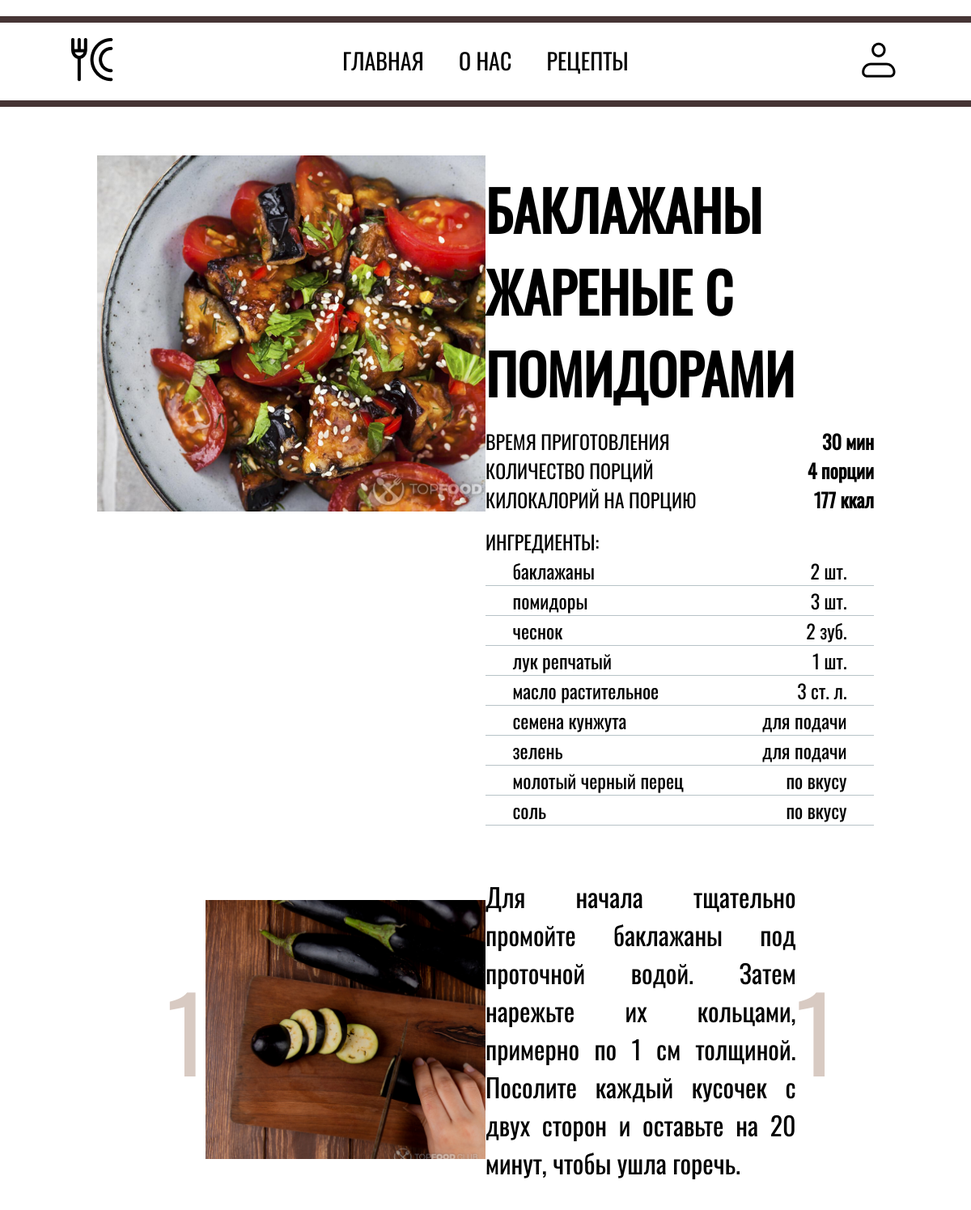
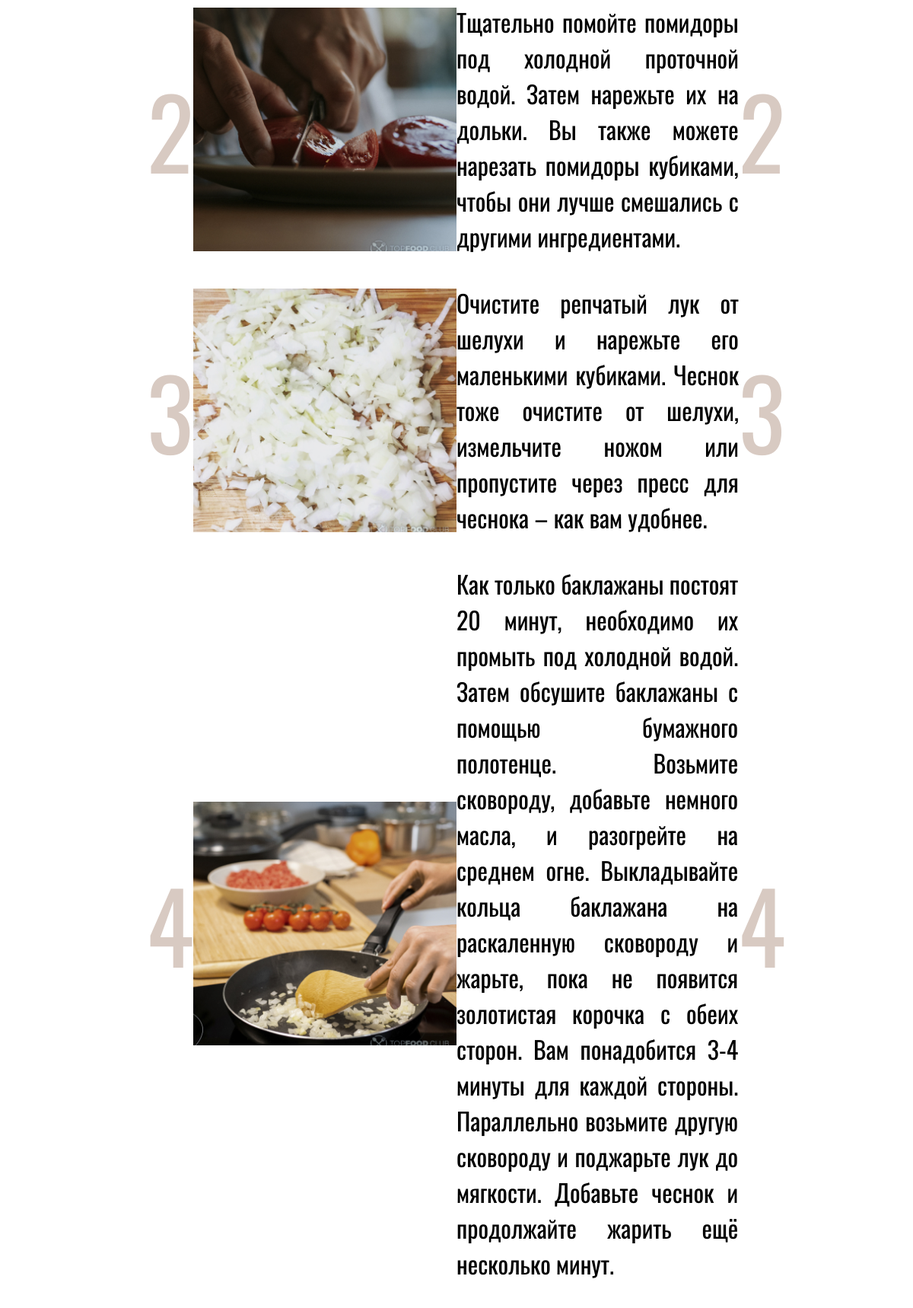
Page /recipe.php?id=3 (upper part) on the committed database (2 pictures, top to bottom).
### tables this page shows
CREATE TABLE `recipes` (
  `id_recipe` int(11) NOT NULL,
  `name_recipe` varchar(200) NOT NULL,
  `img_recipe` varchar(300) NOT NULL,
  `cooking_time` varchar(50) NOT NULL,
  `cooking_time_minutes` int(11) NOT NULL,
  `servings` int(11) NOT NULL,
  `calories` int(11) NOT NULL
);

CREATE TABLE `recipe_ingredients` (
  `id_recipe_ingredient` int(11) NOT NULL,
  `recipe_id` int(11) NOT NULL,
  `ingredient` varchar(200) NOT NULL,
  `units` varchar(100) NOT NULL,
  `ingredient_type` varchar(100) DEFAULT NULL
);

CREATE TABLE `recipe_steps` (
  `id_recipe_steps` int(11) NOT NULL,
  `recipe_id` int(11) NOT NULL,
  `number_step` int(11) NOT NULL,
  `description_step` varchar(500) NOT NULL,
  `img_step` varchar(200) DEFAULT NULL
);

### recipe.php (the view, shortened to what this page needs)
<?php
require_once "includes/connect/connect.php";
if (isset($_GET['id'])) {
    $recipe_id = intval($_GET['id']);
    $stmt = $pdo->prepare("SELECT * FROM recipes WHERE id_recipe = ?");
    $stmt->execute([$recipe_id]);
    $recipe = $stmt->fetch(PDO::FETCH_ASSOC);
    $stmt = $pdo->prepare("
    SELECT ingredient, units
    FROM recipe_ingredients
    WHERE recipe_id = ?");
    $stmt->execute([$recipe_id]);
    $ingredients = $stmt->fetchAll(PDO::FETCH_ASSOC);
    $stmt = $pdo->prepare("
        SELECT number_step, description_step, img_step
        FROM recipe_steps
        WHERE recipe_id = ?
        ORDER BY number_step ASC");
    $stmt->execute([$recipe_id]);
    $steps = $stmt->fetchAll(PDO::FETCH_ASSOC);
} else {
    die("ID рецепта не указан.");
}
?>
<!DOCTYPE html>
<html lang="en">
<head>
    <link rel="stylesheet" href="assets/css/recipe.css">
</head>
<body>
    <main id="main">
        <div id="recipe">
            <div id="recipe-content">
                <div id="img-recipe">
                    <div class="main-image">
                        <img src="<?php echo $recipe['img_recipe']; ?>" alt="<?php echo $recipe['name_recipe']; ?>">
                    </div>
                </div>
                <div id="recipe-name">
                    <div id="recipe-name__title">
                        <h1 class="title-h1"><?php echo $recipe['name_recipe']; ?></h1>
                    </div>
                    <div id="recipe-name__description">
                        <div class="description cooking-time">
                            <p>ВРЕМЯ ПРИГОТОВЛЕНИЯ</p>
                            <p class="value text-time"><?php echo $recipe['cooking_time']; ?> </p>
                        </div>
                        <div class="description count-portions">
                            <p>КОЛИЧЕСТВО ПОРЦИЙ</p>
                            <p class="value text-portions"><?php echo $recipe['servings']; ?> порции</p>
                        </div>
                        <div class="description calories">
                            <p>КИЛОКАЛОРИЙ НА ПОРЦИЮ</p>
                            <p class="value  text-calories"><?php echo $recipe['calories']; ?> ккал</p>
                        </div>
                    </div>
                    <div id="recipe-name__ingredients">
                        <p>ИНГРЕДИЕНТЫ: </p>
                        <ul class="ingredients-items">
                            <?php foreach ($ingredients as $ingredient){ ?>
                                <li class="ingredient-item">
                                    <p> <?php echo htmlspecialchars ($ingredient['ingredient']); ?> </p>
                                    <p> <?php echo htmlspecialchars ($ingredient['units']); ?> </p>
                                </li>
                            <?php } ?>
                        </ul>
                    </div>
                </div>
            </div>
            <div id="stages-of-cooking">
                <?php foreach ($steps as $step){ ?>
                    <div class="cooking-stage <?php echo $step['img_step'] ? '' : 'cooking-stage--no-image'; ?>">
                        <p class="number-step"><?php echo htmlspecialchars($step['number_step']); ?></p>
                        <img src="<?php echo $step['img_step']; ?>" alt="">
                        <p class="description-stage"><?php echo htmlspecialchars($step['description_step']); ?></p>
                        <p class="number-step left"><?php echo htmlspecialchars($step['number_step']); ?></p>
                    </div>
                <?php } ?>
            </div>
        </div>
    </main>
</body>
</html>

### assets/css/recipe.css (style rules this page uses)
* { margin: 0; padding: 0; }
p { font-size: 24px; font-family: 'Oswald'; }
h1 { font-family: 'Oswald'; }
li { list-style-type: none; }
a { font-family: 'Oswald'; color: black; text-decoration: none; }
#recipe { width: 80%; padding: 5vh 10%; }
#recipe-content { display: grid; padding-bottom: 8vh; grid-template-columns: repeat(2,1fr); }
.main-image img { width: 100%; height: 55vh; object-fit: cover; }
.title-h1 { text-transform: uppercase; padding: 2vh 0; font-size: calc(60px + 8 * (100vw - 320px) / 880); }
#recipe-name__description { height: auto; margin-bottom: 2vh; }
#recipe-name__description .value { font-weight: bold; }
#recipe-name__description .description { display: flex; justify-content: space-between; }
#recipe-name__ingredients { height: auto; }
.ingredient-item { padding: 0 7%; display: flex; justify-content: space-between; border-bottom: #b7c3c7 1px solid; }
.cooking-stage { display: grid; grid-template-columns: 10% 40% auto auto; align-items: center; justify-items: end; padding: 0 5% 5vh 5%; }
.cooking-stage p.number-step { font-size: calc(120px + 8 * (100vw - 320px) / 880); color: #d8cac2; }
.cooking-stage p.left { text-align: start; }
.cooking-stage img { width: 100%; height: 40vh; object-fit: cover; }
.cooking-stage p.description-stage { display: flex; align-items: center; text-align: justify; font-size: 32px; margin-right: auto; }

### assets/css/header.css (style rules this page uses)
#header { width: 90%; height: 12vh; padding: 0 5%; margin: 20px 0; display: grid; grid-template-columns: 10% 80% 10%; align-items: center; justify-items: center; border-top: #463535 8px solid; border-bottom: #463535 8px solid; }
#header__items-links { width: 100%; }
#header__items-links ul { display: flex; justify-content: center; column-gap: 5%; }
#header__items-links a { font-size: calc(20px + 8 * (100vw - 320px) / 880); }
#header__items-links a:after { display: block; content: ""; height: 3px; width: 0%; background-color: #cb997e; transition: width 0.3s ease-out; text-align: center; }

### rows in the picture
recipes: img_recipe (picture), name_recipe "БАКЛАЖАНЫ ЖАРЕНЫЕ С ПОМИДОРАМИ", cooking_time "30 мин", servings "4", calories "177"
recipe_ingredients: ingredient "баклажаны", units "2 шт."
recipe_ingredients: ingredient "помидоры", units "3 шт."
recipe_ingredients: ingredient "чеснок", units "2 зуб."
recipe_ingredients: ingredient "лук репчатый", units "1 шт."
recipe_ingredients: ingredient "масло растительное", units "3 ст. л."
recipe_ingredients: ingredient "семена кунжута", units "для подачи"
recipe_ingredients: ingredient "зелень", units "для подачи"
recipe_ingredients: ingredient "молотый черный перец", units "по вкусу"
recipe_ingredients: ingredient "соль", units "по вкусу"
recipe_steps: number_step "1", img_step (picture), description_step "Для начала тщательно промойте баклажаны под проточной водой. Затем нарежьте их кольцами, примерно по 1 см толщиной. Посолите каждый кусочек с двух сторон и оставьте на 20 минут, чтобы ушла горечь."
recipe_steps: number_step "2", img_step (picture), description_step "Тщательно помойте помидоры под холодной проточной водой. Затем нарежьте их на дольки. Вы также можете нарезать помидоры кубиками, чтобы они лучше смешались с другими ингредиентами."
recipe_steps: number_step "3", img_step (picture), description_step "Очистите репчатый лук от шелухи и нарежьте его маленькими кубиками. Чеснок тоже очистите от шелухи, измельчите ножом или пропустите через пресс для чеснока – как вам удобнее."
recipe_steps: number_step "4", img_step (picture), description_step "Как только баклажаны постоят 20 минут, необходимо их промыть под холодной водой. Затем обсушите баклажаны с помощью бумажного полотенце. Возьмите сковороду, добавьте немного масла, и разогрейте на среднем огне. Выкладывайте кольца баклажана на раскаленную сковороду и жарьте, пока не появится золотистая корочка с обеих сторон. Вам понадобится 3-4 минуты для каждой стороны. Параллельно возьмите другую сковороду и поджарьте лук до мягкости. Добавьте чеснок и продолжайте жарить ещё несколько минут."
